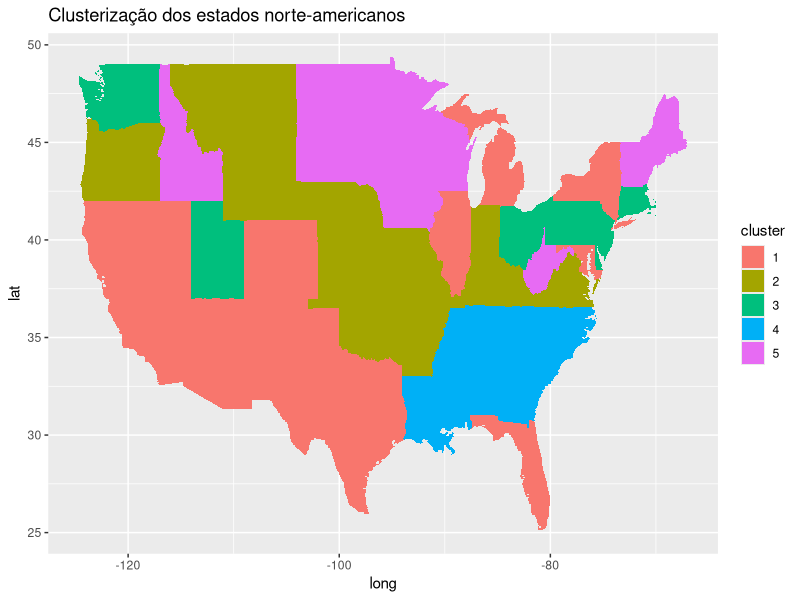

Here is the R script that generated this plot: (Note: this script raises an error after producing the figure.)
## ---- chunk 1
data("USArrests")
dados <- USArrests
dados_padronizados <- scale(dados)
## ---- chunk 2
#| output: false
clusterizacao <- kmeans(x = dados_padronizados, centers = 5, iter.max = 20, nstart = 50)
clusterizacao
## ---- chunk 3
clusterizacao$cluster
## ---- chunk 4
dados$cluster <- as.factor(clusterizacao$cluster)
## ---- chunk 5
cluster1 <- dados[dados$cluster == 1, ]
cluster2 <- dados[dados$cluster == 2, ]
cluster3 <- dados[dados$cluster == 3, ]
cluster4 <- dados[dados$cluster == 4, ]
cluster5 <- dados[dados$cluster == 5, ]

rownames(cluster1)
rownames(cluster2)
rownames(cluster3)
rownames(cluster4)
rownames(cluster5)
## ---- chunk 6
#| output: false
library(maps)
library(ggplot2)
library(dplyr)
## ---- chunk 7
dados_geograficos <- map_data("state")
dados$state <- tolower(rownames(dados))
dados <- left_join(dados, dados_geograficos, by = c("state" = "region"))
## ---- chunk 8
ggplot(data = dados, mapping = aes(x = long, y = lat, group = group, fill = cluster)) +
  geom_polygon() +
  labs(title = "Clusterização dos estados norte-americanos")
## ---- chunk 9
ggplot(data = dados, mapping = aes(x = long, y = lat, group = group, fill = cluster)) +
  geom_polygon(color = "gray90", linewidth = 0.1) +
  coord_map(projection = "albers", lat0 = 39, lat1 = 45) +
  scale_fill_brewer(palette = "Set2")+
  theme_minimal()+
  theme(legend.position = "bottom")+
  labs(x= NULL, y= NULL, title = "Clusterização dos estados norte-americanos")
